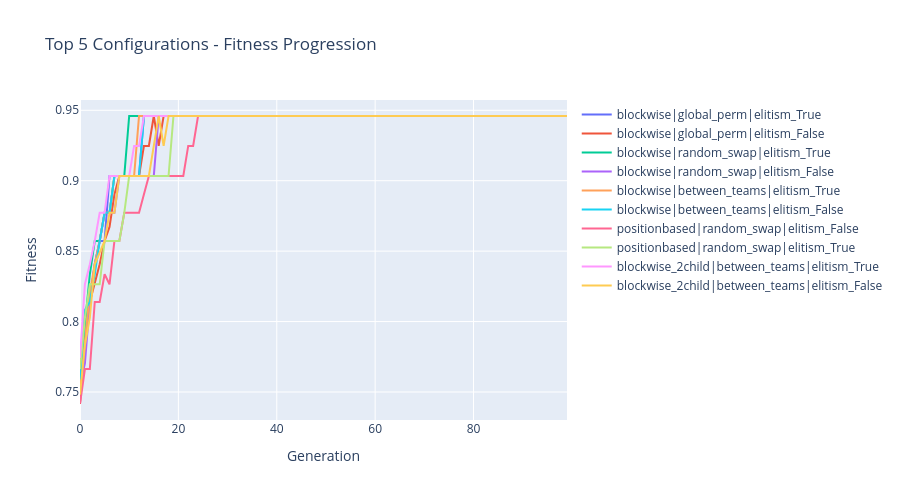
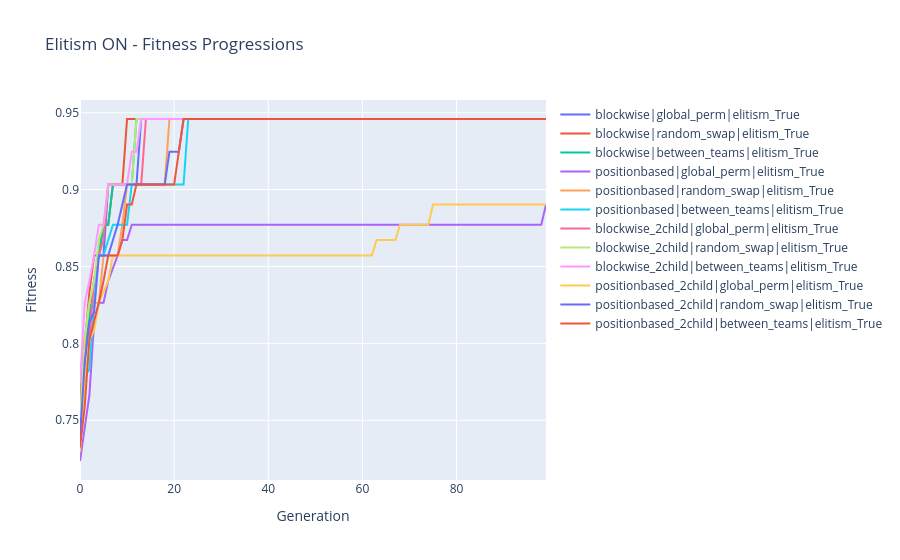
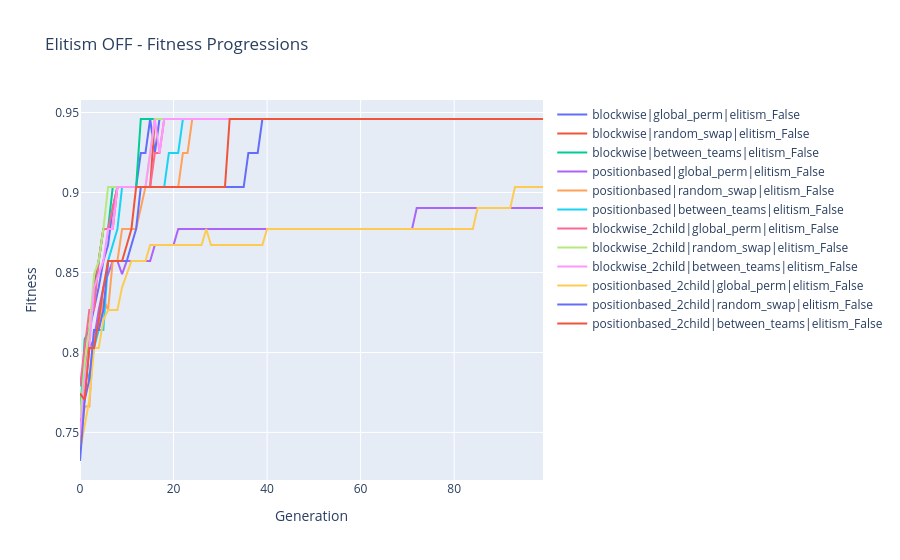

Notebook code cell kept with these figures, in order:
### Code cell
# -----------------------------------------
# 🏆 GA Grid Search Results Analysis
# -----------------------------------------

import pandas as pd
import numpy as np
import matplotlib.pyplot as plt
import plotly.graph_objs as go

# Load grid search result
# ------------------------------
# 📝 Summary of Final Fitness per Configuration
# ------------------------------
final_gen_fitness = df.tail(1).T
final_gen_fitness.columns = ['Final Fitness']
final_gen_fitness = final_gen_fitness.sort_values('Final Fitness', ascending=False)
display(final_gen_fitness)

# ------------------------------
# 📈 Plot Fitness Progression for Top 5 Configurations
# ------------------------------
top3_labels = final_gen_fitness.head(10).index.tolist()

fig = go.Figure()
for label in top3_labels:
    fig.add_trace(go.Scatter(
        y=df[label],
        mode='lines',
        name=label
    ))

fig.update_layout(
    title="Top 5 Configurations - Fitness Progression",
    xaxis_title="Generation",
    yaxis_title="Fitness",
    width=900,
    height=500
)
fig.show()

# ------------------------------
# ⚖️ Compare Elitism vs No Elitism
# ------------------------------
elitism_cols = [col for col in df.columns if "elitism_True" in col]
no_elitism_cols = [col for col in df.columns if "elitism_False" in col]

def plot_elitism_comparison(cols, title):
    fig = go.Figure()
    for col in cols:
        fig.add_trace(go.Scatter(y=df[col], mode='lines', name=col))
    fig.update_layout(title=title, xaxis_title="Generation", yaxis_title="Fitness")
    fig.show()

plot_elitism_comparison(elitism_cols, "Elitism ON - Fitness Progressions")
plot_elitism_comparison(no_elitism_cols, "Elitism OFF - Fitness Progressions")

# ------------------------------
# 🏅 Identify Best Configuration Overall
# ------------------------------
best_config = final_gen_fitness.head(1)
print("Best Overall Configuration:\n")
display(best_config)
